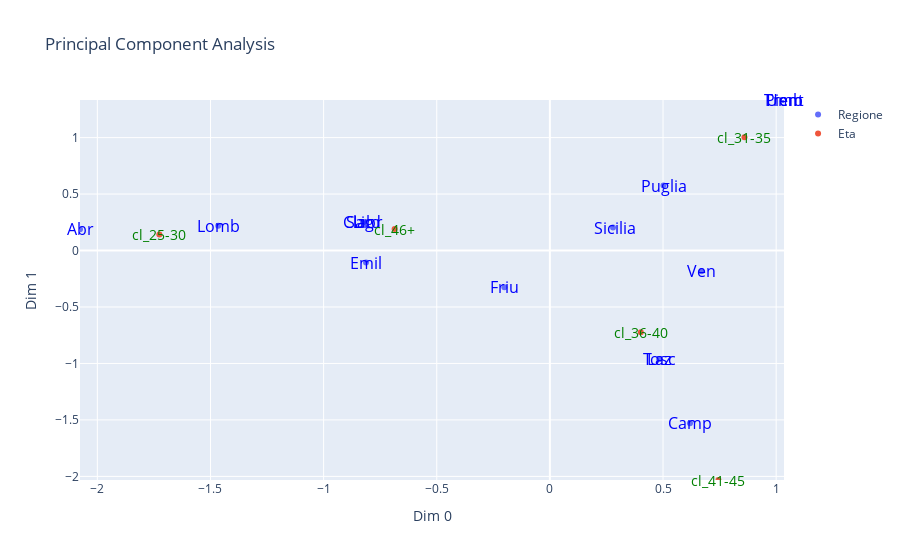

Write notebook code for a chart like this one.
### Code cell
import plotly.graph_objects as go

# Create traces for pcs_row and pcs_col
trace_pcs_row = go.Scatter(
    x=pcs_row['Dim 0'], y=pcs_row['Dim 1'], mode='markers', name='Regione')
trace_pcs_col = go.Scatter(
    x=pcs_col['Dim 0'], y=pcs_col['Dim 1'], mode='markers', name='Eta')

# Find the range of data along each axis
x_range = [min(pcs_row['Dim 0'].min(), pcs_col['Dim 0'].min()),
           max(pcs_row['Dim 0'].max(), pcs_col['Dim 0'].max())]
y_range = [min(pcs_row['Dim 1'].min(), pcs_col['Dim 1'].min()),
           max(pcs_row['Dim 1'].max(), pcs_col['Dim 1'].max())]

# Create annotations for bettingAI index and columns with changed label size and color
annotations = []
for i, txt in enumerate(bettingAI.index):
    annotations.append(dict(x=pcs_row.iloc[i]['Dim 0'], y=pcs_row.iloc[i]['Dim 1'],
                            text=str(txt) + '', showarrow=False, font=dict(size=16, color='blue')))
for i, txt in enumerate(bettingAI.columns):
    annotations.append(dict(x=pcs_col.iloc[i]['Dim 0'], y=pcs_col.iloc[i]['Dim 1'],
                            text=str(txt) + '', showarrow=False, font=dict(size=14, color='green')))

# Create layout with adjusted axis range to ensure equal aspect ratio
layout = go.Layout(title='Principal Component Analysis',
                   xaxis=dict(title='Dim 0', range=x_range),
                   yaxis=dict(title='Dim 1', range=y_range),
                   annotations=annotations)

# Create figure
fig = go.Figure(data=[trace_pcs_row, trace_pcs_col], layout=layout)

# Show plot
fig.show()

### Figure 1 — Plotly figure (JSON) as saved in the notebook; plotly's stock layout.template omitted (floating-point values rounded to 4 significant figures)
{"data": [{"mode": "markers", "name": "Regione", "type": "scatter", "x": [-2.077, -0.8257, 0.6191, -0.8125, -0.2011, 0.4837, -0.8257, -1.465, 1.035, 0.5021, -0.8257, 0.2791, 0.4837, 1.035, 1.035, 0.67], "y": [0.1894, 0.2532, -1.53, -0.1061, -0.3255, -0.9598, 0.2532, 0.2205, 1.333, 0.5751, 0.2532, 0.2033, -0.9598, 1.333, 1.333, -0.1843]}, {"mode": "markers", "name": "Eta", "type": "scatter", "x": [-1.726, 0.8599, 0.402, 0.745, -0.6862], "y": [0.1426, 1.004, -0.7229, -2.032, 0.1907]}], "layout": {"annotations": [{"font": {"color": "blue", "size": 16}, "showarrow": false, "text": "Abr", "x": -2.077, "y": 0.1894}, {"font": {"color": "blue", "size": 16}, "showarrow": false, "text": "Clabr", "x": -0.8257, "y": 0.2532}, {"font": {"color": "blue", "size": 16}, "showarrow": false, "text": "Camp", "x": 0.6191, "y": -1.53}, {"font": {"color": "blue", "size": 16}, "showarrow": false, "text": "Emil", "x": -0.8125, "y": -0.1061}, {"font": {"color": "blue", "size": 16}, "showarrow": false, "text": "Friu", "x": -0.2011, "y": -0.3255}, {"font": {"color": "blue", "size": 16}, "showarrow": false, "text": "Laz", "x": 0.4837, "y": -0.9598}, {"font": {"color": "blue", "size": 16}, "showarrow": false, "text": "Lig", "x": -0.8257, "y": 0.2532}, {"font": {"color": "blue", "size": 16}, "showarrow": false, "text": "Lomb", "x": -1.465, "y": 0.2205}, {"font": {"color": "blue", "size": 16}, "showarrow": false, "text": "Piem", "x": 1.035, "y": 1.333}, {"font": {"color": "blue", "size": 16}, "showarrow": false, "text": "Puglia", "x": 0.5021, "y": 0.5751}, {"font": {"color": "blue", "size": 16}, "showarrow": false, "text": "Sard", "x": -0.8257, "y": 0.2532}, {"font": {"color": "blue", "size": 16}, "showarrow": false, "text": " Sicilia", "x": 0.2791, "y": 0.2033}, {"font": {"color": "blue", "size": 16}, "showarrow": false, "text": "Tosc", "x": 0.4837, "y": -0.9598}, {"font": {"color": "blue", "size": 16}, "showarrow": false, "text": "Trent", "x": 1.035, "y": 1.333}, {"font": {"color": "blue", "size": 16}, "showarrow": false, "text": "Umb", "x": 1.035, "y": 1.333}, {"font": {"color": "blue", "size": 16}, "showarrow": false, "text": "Ven", "x": 0.67, "y": -0.1843}, {"font": {"color": "green", "size": 14}, "showarrow": false, "text": "cl_25-30", "x": -1.726, "y": 0.1426}, {"font": {"color": "green", "size": 14}, "showarrow": false, "text": "cl_31-35", "x": 0.8599, "y": 1.004}, {"font": {"color": "green", "size": 14}, "showarrow": false, "text": "cl_36-40", "x": 0.402, "y": -0.7229}, {"font": {"color": "green", "size": 14}, "showarrow": false, "text": "cl_41-45", "x": 0.745, "y": -2.032}, {"font": {"color": "green", "size": 14}, "showarrow": false, "text": "cl_46+", "x": -0.6862, "y": 0.1907}], "title": {"text": "Principal Component Analysis"}, "xaxis": {"range": [-2.077, 1.035], "title": {"text": "Dim 0"}}, "yaxis": {"range": [-2.032, 1.333], "title": {"text": "Dim 1"}}}}
